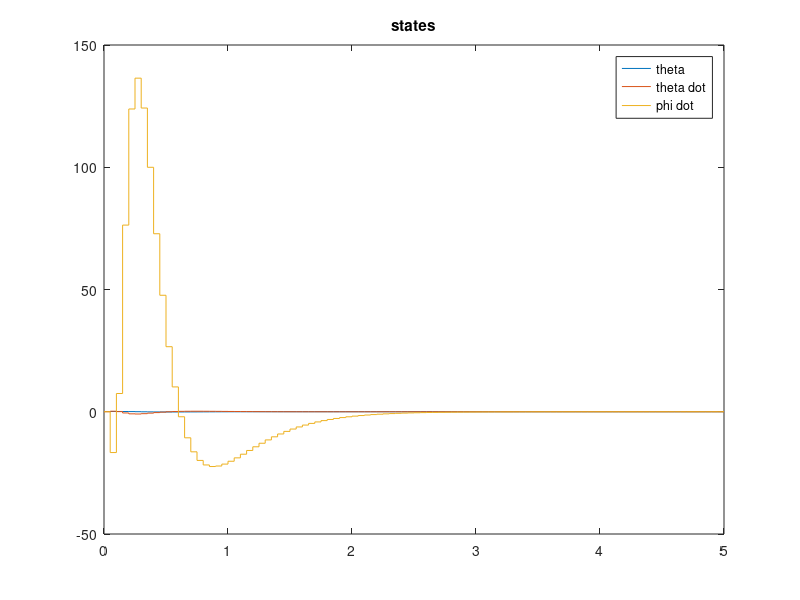
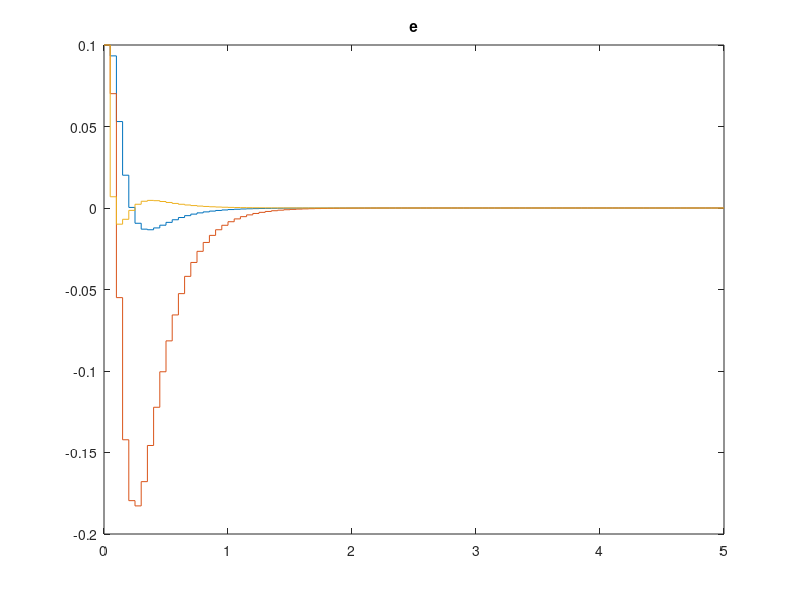

Write the MATLAB code that produced these figures, in order.
clear all
close all
clc

load('reaction_pendulum.mat')
%% LQR
h=0.05;
Ts = 0.05;
G_disc = ss(Phi, Gamma, C, D, Ts);
G_cont = ss(A,B,C,D);

% poles_disc = pole(G_disc);

poles_cont = pole(G_cont);

q1 = 1;
q2 = 10; 
q3 = 100;

Q =[q1 0 0;
    0 q2 0;
    0 0 q3];
R = 10000;
K_lqr = dlqr(Phi,Gamma, Q,R);

poles_cont_5 = 5*poles_cont;

p1_obsv = exp(-poles_cont_5(1)*Ts);
p2_obsv = exp(poles_cont_5(2)*Ts);
p3_obsv = exp(poles_cont_5(3)*Ts);

p_obsv = [p1_obsv, p2_obsv, p3_obsv]';

L = place(Phi', C', p_obsv)';
eig(Phi - L*C);
% 
Phi_obsv = [Phi - Gamma*K_lqr Gamma*K_lqr;
            zeros(3,3) Phi-L*C];

% Phi_obsv = Phi - Gamma*K_lqr;
Gamma_obsv = [Gamma;
    zeros(size(Gamma))];

C_obsv = [1 0 0; 0 0 1];
C_obsv = eye(6);

sysObserver = ss(Phi_obsv, Gamma_obsv, C_obsv,[], Ts);

t = 0:Ts:5;
u = zeros(size(t));
y = lsim(sysObserver, u, t, [0.1 0.02 0.0 0.1 0.1 0.1]');

figure(1)
stairs(t, y(:,1))
hold on
stairs(t, y(:,2))
stairs(t, y(:,3))
title('states')
legend('theta', 'theta dot', 'phi dot')
figure(2)
stairs(t, y(:,4))
hold on
stairs(t, y(:,5))
stairs(t, y(:,6))
title('e')
